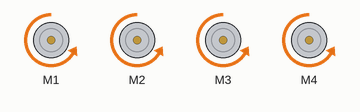
Simulated run of this sketch. Board: Arduino Uno, built with avr-gcc and run on an emulated ATmega328P. Parts: 4 × DC motor (green arrow = forward, orange = backward, longer = faster).

Above: at 0.1 s.
Timing chart, 0 to 1.6 s (numbered marks = the images above):
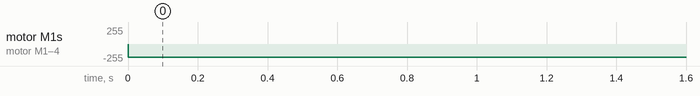

Measured:
- by itself, motor M1–4: stopped → backward 200/255 at 0.00 s

The sketch:

02.3_Move_to_left.ino
```cpp
/**********************************************************************
  Product     : Cokoino 4WD Mecanum Car chassis kit
  Auther      : www.cokoino.com
  Modification: 2023/11/07


          motor4 -------  motor3
                  |   |
                  |   |
                  |   |
          motor1 -------  motor2

**********************************************************************/

#include <AFMotor.h>
 AF_DCMotor motor1(1);//define motor1
 AF_DCMotor motor2(2);//define motor2
 AF_DCMotor motor3(3);//define motor3
 AF_DCMotor motor4(4);//define motor4

void setup()
{
  //Set initial speed of the motor & stop
   motor1.setSpeed(200);//setup the speed of motor1
   motor2.setSpeed(200);//setup the speed of motor2
   motor3.setSpeed(200);//setup the speed of motor3
   motor4.setSpeed(200);//setup the speed of motor4

}

void loop()
{
  motor1.run(BACKWARD);// motor1 run BACKWARD
  motor2.run(BACKWARD);// motor2 run BACKWARD
  motor3.run(BACKWARD);// motor3 run BACKWARD
  motor4.run(BACKWARD);// motor4 run BACKWARD

}
```
